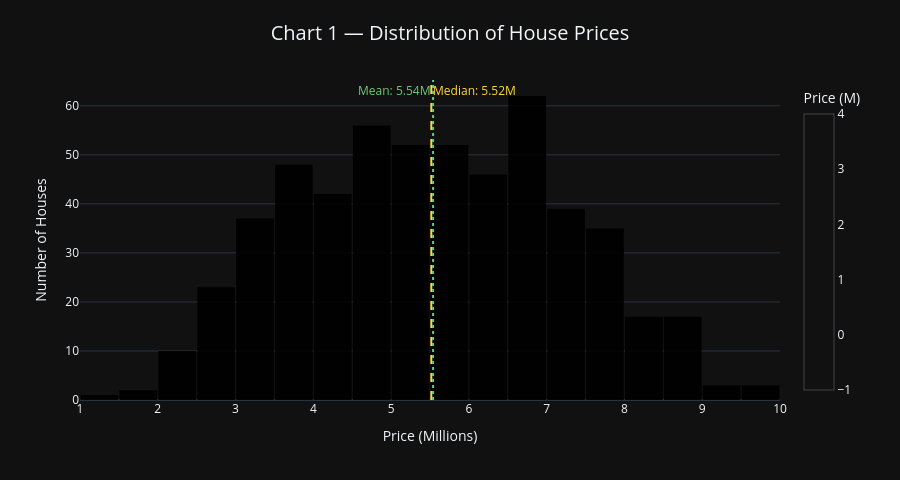

Notebook cell for this chart:
### Markdown cell above
---
## Task 4 — Visualization
- **Chart 1:** Histogram — distribution of house prices
- **Chart 2:** Correlation heatmap — which features relate most to price
- **Chart 3:** Actual vs Predicted scatter plot (Random Forest)
- **Chart 4:** Feature Importance bar chart
- **Chart 5:** Model Comparison (MAE / RMSE / R²)

> All charts are interactive — hover for values, scroll to zoom, drag to pan, camera icon to save as PNG.

### Code cell
# Chart 1 — Price Distribution Histogram
prices_m = df['price'] / 1e6
median_m = prices_m.median()
mean_m   = prices_m.mean()

fig1 = go.Figure(go.Histogram(
    x=prices_m, nbinsx=35,
    marker=dict(color=prices_m, colorscale='Plasma', showscale=True,
                colorbar=dict(title='Price (M)', x=1.02)),
    opacity=0.9,
    hovertemplate='Price: %{x:.2f}M<br>Count: %{y}<extra></extra>'
))
fig1.add_vline(x=median_m, line_color=GOLD,  line_dash='dash', line_width=2,
               annotation_text=f'Median: {median_m:.2f}M', annotation_font_color=GOLD,
               annotation_position='top right')
fig1.add_vline(x=mean_m,   line_color=GREEN, line_dash='dot',  line_width=2,
               annotation_text=f'Mean: {mean_m:.2f}M',   annotation_font_color=GREEN,
               annotation_position='top left')
fig1.update_layout(
    template=THEME,
    title=dict(text='Chart 1 — Distribution of House Prices', font=dict(size=20), x=0.5),
    xaxis_title='Price (Millions)', yaxis_title='Number of Houses',
    height=480, margin=dict(t=80, r=120), bargap=0.03, showlegend=False,
)
fig1.show()
print(f'Price range: {df["price"].min():,} to {df["price"].max():,}')

### Figure 1 — Plotly figure (JSON) as saved in the notebook; plotly's stock layout.template omitted (floating-point values rounded to 4 significant figures; data arrays with more than 128 entries replaced by an {"elided": "..."} marker saying what was removed)
{"data": [{"hovertemplate": "Price: %{x:.2f}M<br>Count: %{y}<extra></extra>", "marker": {"color": {"elided": "545 float values"}, "colorbar": {"title": {"text": "Price (M)"}, "x": 1.02}, "colorscale": [[0, "#0d0887"], [0.1111, "#46039f"], [0.2222, "#7201a8"], [0.3333, "#9c179e"], [0.4444, "#bd3786"], [0.5556, "#d8576b"], [0.6667, "#ed7953"], [0.7778, "#fb9f3a"], [0.8889, "#fdca26"], [1, "#f0f921"]], "showscale": true}, "nbinsx": 35, "opacity": 0.9, "type": "histogram", "x": {"elided": "545 float values"}}], "layout": {"annotations": [{"font": {"color": "#ffd93d"}, "showarrow": false, "text": "Median: 5.52M", "x": 5.517, "xanchor": "left", "xref": "x", "y": 1, "yanchor": "top", "yref": "y domain"}, {"font": {"color": "#6bcb77"}, "showarrow": false, "text": "Mean: 5.54M", "x": 5.54, "xanchor": "right", "xref": "x", "y": 1, "yanchor": "top", "yref": "y domain"}], "bargap": 0.03, "height": 480, "margin": {"r": 120, "t": 80}, "shapes": [{"line": {"color": "#ffd93d", "dash": "dash", "width": 2}, "type": "line", "x0": 5.517, "x1": 5.517, "xref": "x", "y0": 0, "y1": 1, "yref": "y domain"}, {"line": {"color": "#6bcb77", "dash": "dot", "width": 2}, "type": "line", "x0": 5.54, "x1": 5.54, "xref": "x", "y0": 0, "y1": 1, "yref": "y domain"}], "showlegend": false, "title": {"font": {"size": 20}, "text": "Chart 1 — Distribution of House Prices", "x": 0.5}, "xaxis": {"title": {"text": "Price (Millions)"}}, "yaxis": {"title": {"text": "Number of Houses"}}}}
